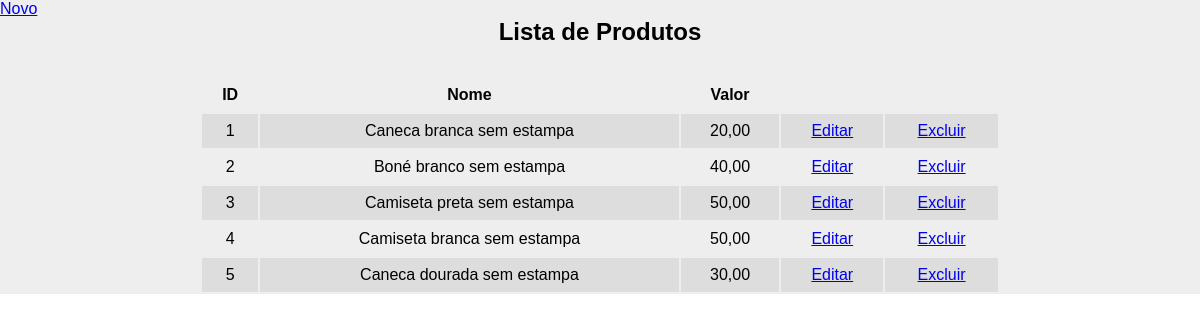
Page /lista_produtos.php (signed in) on the committed database.
### tables this page shows
CREATE TABLE produtos (
    id INT(11) UNSIGNED NOT NULL AUTO_INCREMENT PRIMARY KEY,
    nome_produto VARCHAR(150) NOT NULL,
	valor DECIMAL(10,2)
) DEFAULT CHARSET=utf8mb4 COLLATE=utf8mb4_unicode_ci;

### lista_produtos.php (the view, shortened to what this page needs)
<!DOCTYPE html>
<html lang="pt-br">
<head>
    <link rel="stylesheet" href="src/styles/config.css">
</head>
<body>
    <main class="container">
        <a href="cadastro_produto.php">Novo</a>
        <h1>Lista de Produtos</h1>
        <div class="container-table">
            <table>
                <thead>
                    <tr>
                        <th>ID</th>
                        <th>Nome</th>
                        <th>Valor</th>
                        <th></th>
                        <th></th>
                    </tr>
                </thead>
                <tbody>
                    <?php
                        require('conexao.php');
                        $sql = "SELECT * FROM produtos";
                        $statement = $conexaoComBanco -> query($sql);
                        $contador = 1;
                        if($statement -> rowCount() > 0) {
                            $lista = $statement -> fetchAll(PDO::FETCH_NUM);
                            foreach($lista as $produto) {
                                $numeroPar = $contador %2;
                                $valorFormatoDoBrasil = number_format($produto[2], 2, ',', '');
                                if($numeroPar === 0) {
                                    echo "<tr>";
                                    echo "<td>$produto[0]</td>";
                                    echo "<td>$produto[1]</td>";
                                    echo "<td>$valorFormatoDoBrasil</td>";
                                    echo "<td><a href=edicao_produto.php?id=$produto[0]>Editar</a></td>";
                                    echo "<td><a href=excluir_produto.php?id=$produto[0]>Excluir</a></td>";
                                    echo "</tr>";
                                } else {
                                    echo "<tr class=cor-diferente>";
                                    echo "<td>$produto[0]</td>";
                                    echo "<td>$produto[1]</td>";
                                    echo "<td>$valorFormatoDoBrasil</td>";
                                    echo "<td><a href=edicao_produto.php?id=$produto[0]>Editar</a></td>";
                                    echo "<td><a href=excluir_produto.php?id=$produto[0]>Excluir</a></td>";
                                    echo "</tr>";
                                }
                                $contador++;
                            }
                        }
                    ?>
                </tbody>
            </table>
        </div>
    </main>
</body>
</html>

### src/styles/config.css (style rules this page uses)
.container { background: #eee; }
h1 { text-align: center; margin-bottom: 30px; font-size: 24px; }
.container-table { display: flex; justify-content: center; }
table { width: 800px; text-align: center; }
td, th { padding: 8px; font-size: 16px; }
.cor-diferente td { background-color: #ddd; }

### rows in the picture
produtos: id "1", nome_produto "Caneca branca sem estampa", valor "20,00"
produtos: id "2", nome_produto "Boné branco sem estampa", valor "40,00"
produtos: id "3", nome_produto "Camiseta preta sem estampa", valor "50,00"
produtos: id "4", nome_produto "Camiseta branca sem estampa", valor "50,00"
produtos: id "5", nome_produto "Caneca dourada sem estampa", valor "30,00"
